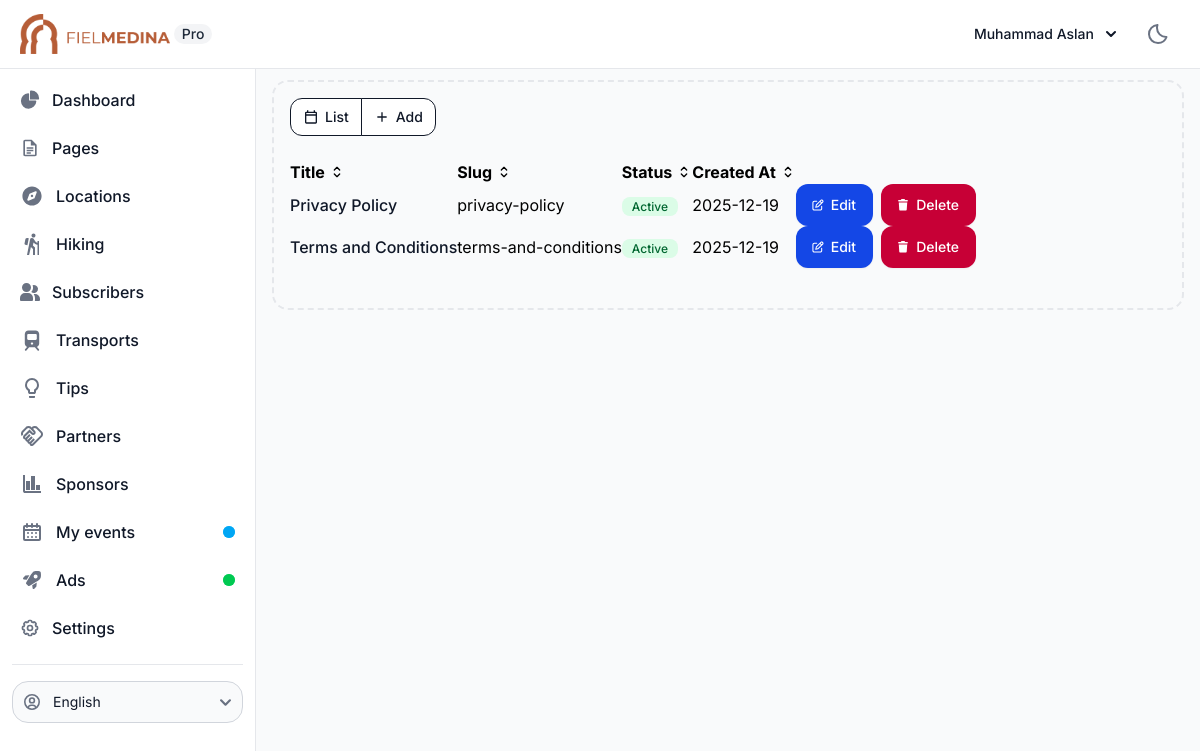
The app's page /pages/ (signed in) with its own data.
### shared/models.py (models this page shows, shortened)
class Page(models.Model):
    slug = models.SlugField(unique=True, verbose_name=_("URL Slug"))
    is_active = models.BooleanField(default=True, verbose_name=_("Active"))
    created_at = models.DateTimeField(auto_now_add=True)
    updated_at = models.DateTimeField(auto_now=True)
    title = models.CharField(max_length=255, verbose_name=_("Title"))
    content = HTMLField(verbose_name=_("Content"))
    class Meta:
        verbose_name = _("Page")
        verbose_name_plural = _("Pages")
        ordering = ["slug"]

### shared/views.py (the view)
# urls.py: path("pages/", PageListView.as_view(), name="pageList"),
class PageListView(UserPassesTestMixin, LoginRequiredMixin, ListView):
    model = Page
    template_name = "guard/views/pages/list.html"
    context_object_name = "pages"
    paginate_by = 10
    ordering = ["slug"]
    def test_func(self):
        return self.request.user.is_staff

### guard/templates/guard/views/pages/list.html (shortened to what this page needs)
{% extends 'guard/base/index.html' %}
{% load static i18n %}
{% block body %}
   <div class="inline-flex rounded-base -space-x-px" role="group">
      <a href="{% url 'shared:pageList' %}" class="inline-flex items-center text-heading bg-neutral-primary border border-dark-strong hover:bg-dark hover:text-white focus:ring-3 focus:ring-neutral-tertiary-soft font-medium leading-5 rounded-s-base text-sm px-3 py-2 focus:outline-none">
         {% trans "List" %}
      </a>
      <a href="{% url 'shared:page_create' %}" class="inline-flex items-center text-heading bg-neutral-primary border border-dark-strong hover:bg-dark hover:text-white focus:ring-3 focus:ring-neutral-tertiary-soft font-medium leading-5 rounded-e-base text-sm px-3 py-2 focus:outline-none">
         <svg class="w-4 h-4 me-1.5" xmlns="http://www.w3.org/2000/svg" height="24px" viewBox="0 -960 960 960" width="24px" fill="currentColor"><path d="M440-440H200v-80h240v-240h80v240h240v80H520v240h-80v-240Z"/></svg>
         {% trans "Add" %}
      </a>
   </div>
   <div class="container py-6">
      <table id="page-list">
         <thead>
            <tr>
                  <th>
                     <span class="flex items-center">
                        {% trans "Title" %}
                        <svg class="w-4 h-4 ms-1" aria-hidden="true" xmlns="http://www.w3.org/2000/svg" width="24" height="24" fill="none" viewBox="0 0 24 24">
                              <path stroke="currentColor" stroke-linecap="round" stroke-linejoin="round" stroke-width="2" d="m8 15 4 4 4-4m0-6-4-4-4 4"/>
                        </svg>
                     </span>
                  </th>
                  <th>
                     <span class="flex items-center">
                        {% trans "Slug" %}
                        <svg class="w-4 h-4 ms-1" aria-hidden="true" xmlns="http://www.w3.org/2000/svg" width="24" height="24" fill="none" viewBox="0 0 24 24">
                              <path stroke="currentColor" stroke-linecap="round" stroke-linejoin="round" stroke-width="2" d="m8 15 4 4 4-4m0-6-4-4-4 4"/>
                        </svg>
                     </span>
                  </th>
                  <th>
                     <span class="flex items-center">
                        {% trans "Status" %}
                        <svg class="w-4 h-4 ms-1" aria-hidden="true" xmlns="http://www.w3.org/2000/svg" width="24" height="24" fill="none" viewBox="0 0 24 24">
                              <path stroke="currentColor" stroke-linecap="round" stroke-linejoin="round" stroke-width="2" d="m8 15 4 4 4-4m0-6-4-4-4 4"/>
                        </svg>
                     </span>
                  </th>
                  <th>
                     <span class="flex items-center">
                        {% trans "Created At" %}
                        <svg class="w-4 h-4 ms-1" aria-hidden="true" xmlns="http://www.w3.org/2000/svg" width="24" height="24" fill="none" viewBox="0 0 24 24">
                              <path stroke="currentColor" stroke-linecap="round" stroke-linejoin="round" stroke-width="2" d="m8 15 4 4 4-4m0-6-4-4-4 4"/>
                        </svg>
                     </span>
                  </th>
                  <th></th>
            </tr>
         </thead>
         <tbody>
            {% for data in pages %}
               <tr>
                     <td class="font-medium text-heading whitespace-nowrap">{{ data.title }}</td>
                     <td>{{ data.slug }}</td>
                     <td>
                        {% if data.is_active %}
                           <span class="bg-green-100 text-green-800 text-xs font-medium px-2.5 py-0.5 rounded dark:bg-green-900 dark:text-green-300">{% trans "Active" %}</span>
                        {% else %}
                           <span class="bg-red-100 text-red-800 text-xs font-medium px-2.5 py-0.5 rounded dark:bg-red-900 dark:text-red-300">{% trans "Inactive" %}</span>
                        {% endif %}
                     </td>
                     <td>{{ data.created_at|date:"Y-m-d" }}</td>
                     <td>
                        <div class="flex items-center gap-2">
                           <a href="{% url 'shared:page_update' data.id %}" class="inline-flex items-center text-white bg-brand box-border border border-transparent hover:bg-brand-strong focus:ring-4 focus:ring-brand-medium shadow-xs font-medium leading-5 rounded-base text-sm px-4 py-2.5 focus:outline-none">
                              {% trans "Edit" %}
                           </a>
                           <button data-modal-target="confirm-modal{{ data.id }}" data-modal-toggle="confirm-modal{{ data.id }}" class="inline-flex items-center text-white bg-danger box-border border border-transparent hover:bg-danger-strong focus:ring-4 focus:ring-danger-medium shadow-xs font-medium leading-5 rounded-base text-sm px-4 py-2.5 focus:outline-none">
                              {% trans "Delete" %}
                           </button>
                        </div>
                     </td>
               </tr>
            {% endfor %}
         </tbody>
      </table>
   </div>
{% endblock body %}

### guard/templates/guard/base/index.html (shortened to what this page needs)
{% load static i18n %}
<!DOCTYPE html>
<html lang="en">
<head>
    <link rel="stylesheet" href="{% static 'main.css' %}">
</head>
<body class="bg-gray-50 dark:bg-gray-900">
    {% include 'guard/base/topBar.html' %}
    {% include 'guard/base/sidebar-left.html' %}
    <div class="p-4 sm:ml-64">
        <div class="p-4 border-2 border-gray-200 border-dashed rounded-lg dark:border-gray-700 mt-16">
            {% block body %}{% endblock body %}
        </div>
    </div>
</body>
</html>

### guard/templates/guard/base/topBar.html (shortened to what this page needs)
{% load static i18n %}
<nav class="fixed top-0 z-50 w-full bg-white border-b border-gray-200 dark:bg-gray-800 dark:border-gray-700">
  <div class="px-3 py-3 lg:px-5 lg:pl-3">
    <div class="flex items-center justify-between">
      <div class="flex items-center justify-start rtl:justify-end">
        <a href="{% url 'guard:dashboard' %}" class="flex ms-2 md:me-24">
          <img src="{% static 'logo.png' %}" class="h-10 -me-2" alt="FielMedina Logo" />
          <span
            class="self-center px-2 ms-3 text-sm font-medium text-gray-800 bg-gray-100 rounded-full dark:bg-gray-700 dark:text-gray-300">Pro</span>
        </a>
      </div>
      <div class="flex items-center">
        <div class="flex items-center ms-3">
          <div>
            <button type="button"
              class="flex items-center text-sm pe-1 font-medium text-gray-900 rounded-full hover:text-blue-900 dark:hover:text-blue-500 md:me-0 focus:ring-4 focus:ring-gray-100 dark:focus:ring-gray-700 dark:text-white"
              aria-expanded="false" data-dropdown-toggle="dropdown-user">
              <svg width="32" height="32" data-jdenticon-value="{{ user.get_full_name }}" class="w-8 h-8 md:me-2 rounded-full"></svg>
              <div class="hidden md:block">{{ user.get_full_name }}</div>
              <svg class="w-2.5 h-2.5 ms-3" aria-hidden="true" xmlns="http://www.w3.org/2000/svg" fill="none" viewBox="0 0 10 6">
              <path stroke="currentColor" stroke-linecap="round" stroke-linejoin="round" stroke-width="2" d="m1 1 4 4 4-4"/>
              </svg>
            </button>
          </div>
          <button id="theme-toggle" type="button" class="ml-4 text-gray-500 dark:text-gray-400 hover:bg-gray-100 dark:hover:bg-gray-700 focus:outline-none focus:ring-4 focus:ring-gray-200 dark:focus:ring-gray-700 rounded-lg text-sm p-2.5">
          </button>
        </div>
      </div>
    </div>
  </div>
</nav>

### guard/templates/guard/base/sidebar-left.html (shortened to what this page needs)
{% load i18n %}
<aside id="logo-sidebar"
     class="fixed top-0 left-0 z-40 w-64 h-screen pt-20 transition-transform -translate-x-full bg-white border-r border-gray-200 sm:translate-x-0 dark:bg-gray-800 dark:border-gray-700"
     aria-label="Sidebar">
     <div class="h-full px-3 pb-4 overflow-y-auto bg-white dark:bg-gray-800">
          <ul class="space-y-2 font-medium">
               <li>
                    <a href="{% url 'guard:dashboard' %}"
                         class="flex items-center p-2 text-gray-900 rounded-lg dark:text-white hover:bg-gray-100 dark:hover:bg-gray-700 group">
                         <span class="ms-3">{% trans "Dashboard" %}</span>
                    </a>
               </li>
               {% if user.is_staff %}
               <li>
                    <a href="{% url 'shared:pageList' %}"
                         class="flex items-center p-2 text-gray-900 rounded-lg dark:text-white hover:bg-gray-100 dark:hover:bg-gray-700 group">
                         <span class="ms-3">{% trans "Pages" %}</span>
                    </a>
               </li>
               <li>
                    <a href="{% url 'guard:locationsList' %}"
                         class="flex items-center p-2 text-gray-900 rounded-lg dark:text-white hover:bg-gray-100 dark:hover:bg-gray-700 group">
                         <span class="flex-1 ms-3 whitespace-nowrap">{% trans "Locations" %}</span>
                    </a>
               </li>
               <li>
                    <a href="{% url 'guard:hikingsList' %}"
                         class="flex items-center p-2 text-gray-900 rounded-lg dark:text-white hover:bg-gray-100 dark:hover:bg-gray-700 group">
                         <span class="flex-1 ms-3 whitespace-nowrap">{% trans "Hiking" %}</span>
                    </a>
               </li>
               <li>
                    <a href="{% url 'guard:subscribersList' %}"
                         class="flex items-center p-2 text-gray-900 rounded-lg dark:text-white hover:bg-gray-100 dark:hover:bg-gray-700 group">
                         <span class="flex-1 ms-3 whitespace-nowrap">{% trans "Subscribers" %}</span>
                    </a>
               </li>
               <li>
                    <a href="{% url 'guard:publicTransportsList' %}"
                         class="flex items-center p-2 text-gray-900 rounded-lg dark:text-white hover:bg-gray-100 dark:hover:bg-gray-700 group">
                         <span class="flex-1 ms-3 whitespace-nowrap">{% trans "Transports" %}</span>
                    </a>
               </li>
               <li>
                    <a href="{% url 'guard:tipsList' %}"
                         class="flex items-center p-2 text-gray-900 rounded-lg dark:text-white hover:bg-gray-100 dark:hover:bg-gray-700 group">
                         <span class="flex-1 ms-3 whitespace-nowrap">{% trans "Tips" %}</span>
                    </a>
               </li>
               <li>
                    <a href="{% url 'guard:partnersList' %}"
                         class="flex items-center p-2 text-gray-900 rounded-lg dark:text-white hover:bg-gray-100 dark:hover:bg-gray-700 group">
                         <span class="flex-1 ms-3 whitespace-nowrap">{% trans "Partners" %}</span>
                    </a>
               </li>
               <li>
                    <a href="{% url 'guard:sponsorsList' %}"
                         class="flex items-center p-2 text-gray-900 rounded-lg dark:text-white hover:bg-gray-100 dark:hover:bg-gray-700 group">
                         <span class="flex-1 ms-3 whitespace-nowrap">{% trans "Sponsors" %}</span>
                    </a>
               </li>
               {% endif %}
               <li>
                    <a href="{% url 'guard:eventsList' %}"
                         class="flex items-center p-2 text-gray-900 rounded-lg dark:text-white hover:bg-gray-100 dark:hover:bg-gray-700 group">
                         <span class="flex-1 ms-3 whitespace-nowrap">{% trans "My events" %}</span>
                         <span class="relative flex size-3">
                              <span class="relative inline-flex size-3 rounded-full bg-sky-500"></span>
                         </span>
                    </a>
               </li>
               <li>
                    <a href="{% url 'guard:adsList' %}"
                         class="flex items-center p-2 text-gray-900 rounded-lg dark:text-white hover:bg-gray-100 dark:hover:bg-gray-700 group">
                         <span class="flex-1 ms-3 whitespace-nowrap">{% trans "Ads" %}</span>
                         <span class="relative flex size-3">
                              <span class="relative inline-flex size-3 rounded-full bg-green-500"></span>
                         </span>
                    </a>
               </li>
               <li>
                    <a href="{% url 'shared:settings' %}"
                         class="flex items-center p-2 text-gray-900 rounded-lg dark:text-white hover:bg-gray-100 dark:hover:bg-gray-700 group">
                         <span class="flex-1 ms-3 whitespace-nowrap">{% trans "Settings" %}</span>
                    </a>
               </li>
          </ul>
          <div class="pt-4 mt-4 space-y-2 border-t border-gray-200 dark:border-gray-700">
               <form action="{% url 'set_language' %}" method="post" class="w-full">
                    <div class="relative">
                         <div class="absolute inset-y-0 left-0 flex items-center pl-3 pointer-events-none">
                         </div>
                         <select name="language" onchange="this.form.submit()" class="block w-full p-2.5 pl-10 text-sm text-gray-900 border border-gray-300 rounded-lg bg-gray-50 focus:ring-blue-500 focus:border-blue-500 dark:bg-gray-700 dark:border-gray-600 dark:placeholder-gray-400 dark:text-white dark:focus:ring-blue-500 dark:focus:border-blue-500">
                              {% get_current_language as LANGUAGE_CODE %}
                              {% get_available_languages as LANGUAGES %}
                              {% get_language_info_list for LANGUAGES as languages %}
                              {% for language in languages %}
                                   <option value="{{ language.code }}"{% if language.code == LANGUAGE_CODE %} selected{% endif %}>
                                        {{ language.name_local }}
                                   </option>
                              {% endfor %}
                         </select>
                    </div>
               </form>
          </div>
     </div>
</aside>

### guard/templates/guard/views/pages/partials/confirm_model.html (shortened to what this page needs)
{% load i18n %}

### records on screen
Page: title "Privacy Policy", slug "privacy-policy", created_at "2025-12-19"
Page: title "Terms and Conditions", slug "terms-and-conditions", created_at "2025-12-19"

### other values on screen
{{ user.get_full_name }} "Muhammad Aslan"
form field language "English"
